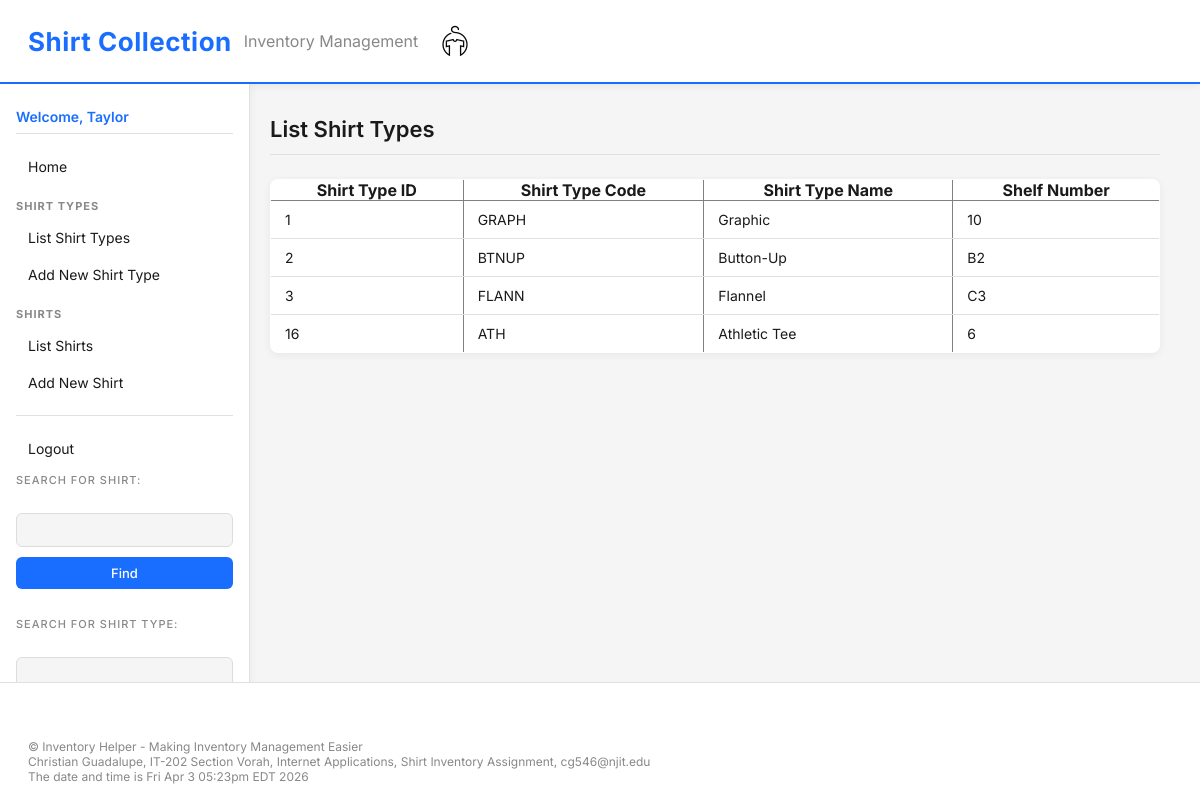
The page /website/index.php?content=listshirttypes (signed in) on the database its author committed.
### tables this page shows
CREATE TABLE `shirt_types` (
  `shirt_type_id` int NOT NULL,
  `shirt_type_code` varchar(255) NOT NULL,
  `shirt_type_name` varchar(255) NOT NULL,
  `shelf_number` varchar(50) NOT NULL,
  `date_time_created` timestamp NULL DEFAULT CURRENT_TIMESTAMP,
  `date_time_updated` timestamp NULL DEFAULT CURRENT_TIMESTAMP ON UPDATE CURRENT_TIMESTAMP,
  PRIMARY KEY (`shirt_type_id`),
  UNIQUE KEY `shirt_type_code` (`shirt_type_code`)
);

### website/shirt_type.php (called while the page is built, shortened)
<?php
class ShirtType
{
    function __construct($shirtTypeID, $shirtTypeCode, $shirtTypeName, $shelfNumber)
    {
        $this->shirtTypeID = $shirtTypeID;
        $this->shirtTypeCode = $shirtTypeCode;
        $this->shirtTypeName = $shirtTypeName;
        $this->shelfNumber = $shelfNumber;
    }
    static function getShirtTypes()
    {
        $db = getDB();
        $query = "SELECT * FROM shirt_types";
        $result = $db->query($query);
        if ($result && mysqli_num_rows($result) > 0) {
            $shirttypes = array();
            while ($row = $result->fetch_array(MYSQLI_ASSOC)) {
                $shirttype = new ShirtType(
                    $row['shirt_type_id'],
                    $row['shirt_type_code'],
                    $row['shirt_type_name'],
                    $row['shelf_number']
                );
                array_push($shirttypes, $shirttype);
            }
            return $shirttypes;
        } else {
            $db->close();
            return NULL;
        }
    }
}
?>

### website/listshirttypes.inc.php (the view)
<?php
require_once("shirt_type.php");
$shirtTypes = ShirtType::getShirtTypes();
if ($shirtTypes) {
?>
    <h2>List Shirt Types</h2>
    <table border="1" cellpadding="5">
        <tr>
            <th>Shirt Type ID</th>
            <th>Shirt Type Code</th>
            <th>Shirt Type Name</th>
            <th>Shelf Number</th>
        </tr>
        <?php
        foreach ($shirtTypes as $shirtType) {
            echo "<tr>";
            echo "<td>" . $shirtType->shirtTypeID . "</td>";
            echo "<td>" . $shirtType->shirtTypeCode . "</td>";
            echo "<td>" . $shirtType->shirtTypeName . "</td>";
            echo "<td>" . $shirtType->shelfNumber . "</td>";
            echo "</tr>";
        }
        ?>
    </table>
<?php
} else {
    echo "<h2>No Shirt Types found.</h2>";
}
?>

### website/index.php (shortened to what this page needs)
<?php
require_once("shirt_type.php");
?>
<!DOCTYPE html>
<html>
<head>
<link rel="stylesheet" href="styles.css">
</head>
<body>
<header>
<?php include("header.inc.php"); ?>
</header>
<section style="display:flex; min-height:425px;">
<nav style="width:250px;">
<?php include("nav.inc.php"); ?>
</nav>
<main style="flex:1; padding-left:20px;">
<?php
if (isset($_REQUEST['content'])) {
    include($_REQUEST['content'] . ".inc.php");
}
else {
    include("main.inc.php");
}
?>
</main>
</section>
<footer style="margin-top:40px;">
<?php include("footer.inc.php"); ?>
</footer>
</body>
</html>

### website/header.inc.php
<h1>Shirt Collection</h1>
<h2>Inventory Management</h2>
<img src="images/logo.png" alt="Shirt Logo" style="height:50px;">

### website/nav.inc.php (shortened to what this page needs)
<?php
if (isset($_SESSION['login'])) {
?>
<h3>Welcome, <?php echo $_SESSION['firstName']; ?></h3>
<p>
<a href="index.php?content=main">Home</a>
</p>
<b>Shirt Types</b>
<ul>
<li>
<a href="index.php?content=listshirttypes">List Shirt Types</a>
</li>
<li>
<a href="index.php?content=addshirttype">Add New Shirt Type</a>
</li>
</ul>
<b>Shirts</b>
<ul>
<li>
<a href="index.php?content=listshirts">List Shirts</a>
</li>
<li>
<a href="index.php?content=newshirt">Add New Shirt</a>
</li>
</ul>
<hr>
<p>
<a href="index.php?content=logout">Logout</a>
</p>
<form method="post" action="index.php?content=updateshirt">
<label>Search for Shirt:</label><br>
<input type="text" name="shirtID">
<input type="submit" value="Find">
</form>
<br>
<form method="post" action="index.php?content=displayshirttype">
<label>Search for Shirt Type:</label><br>
<input type="text" name="shirtTypeID">
</form>
<?php
}
?>

### website/footer.inc.php (shortened to what this page needs)
<div style="clear: both; margin-top: 40px;">
<?php
echo "<p>© Inventory Helper - Making Inventory Management Easier</p>";
echo "<p>
Christian Guadalupe, IT-202 Section Vorah, Internet Applications,
Shirt Inventory Assignment, cg546@njit.edu
</p>";
echo "<p>";
echo "The date and time is " . date("D M j h:ia T Y");
echo "</p>";
?>
</div>

### website/styles.css (style rules this page uses)
*, *::before, *::after { box-sizing: border-box; margin: 0; padding: 0; }
html, body { height: 100%; }
body { background-color: #f5f5f5; color: #1a1a1a; font-family: 'Inter', Arial, sans-serif; display: flex; flex-direction: column; min-height: 100vh; }
header { background-color: #ffffff; padding: 16px 28px; border-bottom: 2px solid #1a6eff; display: flex; align-items: center; gap: 12px; box-shadow: 0 2px 8px rgba(0,0,0,0.06); }
header h1 { font-size: 26px; color: #1a6eff; font-weight: 700; letter-spacing: 0.5px; }
header h2 { font-size: 16px; color: #888; font-weight: 400; }
nav { padding: 24px 16px; background-color: #ffffff; border-right: 1px solid #e0e0e0; min-height: calc(100vh - 140px); box-shadow: 2px 0 8px rgba(0,0,0,0.04); }
nav h3 { color: #1a6eff; font-size: 14px; font-weight: 600; margin-bottom: 16px; padding-bottom: 8px; border-bottom: 1px solid #e0e0e0; }
nav b { display: block; color: #888; font-size: 11px; text-transform: uppercase; letter-spacing: 1px; margin: 16px 0 8px 0; }
nav ul { list-style: none; padding: 0; margin: 0 0 8px 0; }
nav ul li { margin-bottom: 4px; }
nav a { display: block; color: #1a1a1a; text-decoration: none; padding: 8px 12px; border-radius: 6px; font-size: 14px; transition: background 0.2s, color 0.2s; }
nav hr { border: none; border-top: 1px solid #e0e0e0; margin: 16px 0; }
nav form { margin-top: 8px; }
nav label { font-size: 11px; text-transform: uppercase; letter-spacing: 1px; color: #888; margin-bottom: 6px; display: block; }
nav input[type="text"] { width: 100%; padding: 8px 10px; background: #f5f5f5; border: 1px solid #ddd; border-radius: 6px; color: #1a1a1a; font-size: 13px; margin-bottom: 6px; }
nav input[type="submit"] { width: 100%; padding: 8px; background-color: #1a6eff; color: white; border: none; border-radius: 6px; cursor: pointer; font-size: 13px; font-weight: 500; transition: background 0.2s; }
main { flex: 1; padding: 32px 40px; }
main h2 { font-size: 22px; font-weight: 600; color: #1a1a1a; margin-bottom: 24px; padding-bottom: 12px; border-bottom: 1px solid #e0e0e0; }
form { margin-top: 16px; }
label { display: block; margin-bottom: 6px; font-size: 13px; color: #555; font-weight: 500; }
input[type="text"], input[type="number"], input[type="email"], input[type="password"], select, textarea { width: 100%; padding: 10px 14px; margin-bottom: 16px; background: #f9f9f9; border: 1px solid #ddd; border-radius: 8px; color: #1a1a1a; font-size: 14px; font-family: 'Inter', Arial, sans-serif; transition: border 0.2s; }
button, input[type="submit"] { background-color: #1a6eff; color: white; padding: 11px 20px; border: none; width: 100%; cursor: pointer; border-radius: 8px; font-size: 14px; font-weight: 600; font-family: 'Inter', Arial, sans-serif; transition: background 0.2s, transform 0.1s; margin-top: 4px; }
table { width: 100%; border-collapse: collapse; margin-top: 8px; background: #ffffff; border-radius: 8px; overflow: hidden; box-shadow: 0 2px 8px rgba(0,0,0,0.06); }
table td { padding: 10px 14px; border-bottom: 1px solid #e0e0e0; font-size: 14px; color: #1a1a1a; }
footer { background-color: #ffffff; padding: 16px 28px; font-size: 12px; color: #888; border-top: 1px solid #e0e0e0; }

### rows shown on the page
shirt_types: shirt_type_id "1", shirt_type_code "GRAPH", shirt_type_name "Graphic", shelf_number "10"
shirt_types: shirt_type_id "2", shirt_type_code "BTNUP", shirt_type_name "Button-Up", shelf_number "B2"
shirt_types: shirt_type_id "3", shirt_type_code "FLANN", shirt_type_name "Flannel", shelf_number "C3"
shirt_types: shirt_type_id "16", shirt_type_code "ATH", shirt_type_name "Athletic Tee", shelf_number "6"

### other values the page prints
$_SESSION['firstName'] "Taylor"
